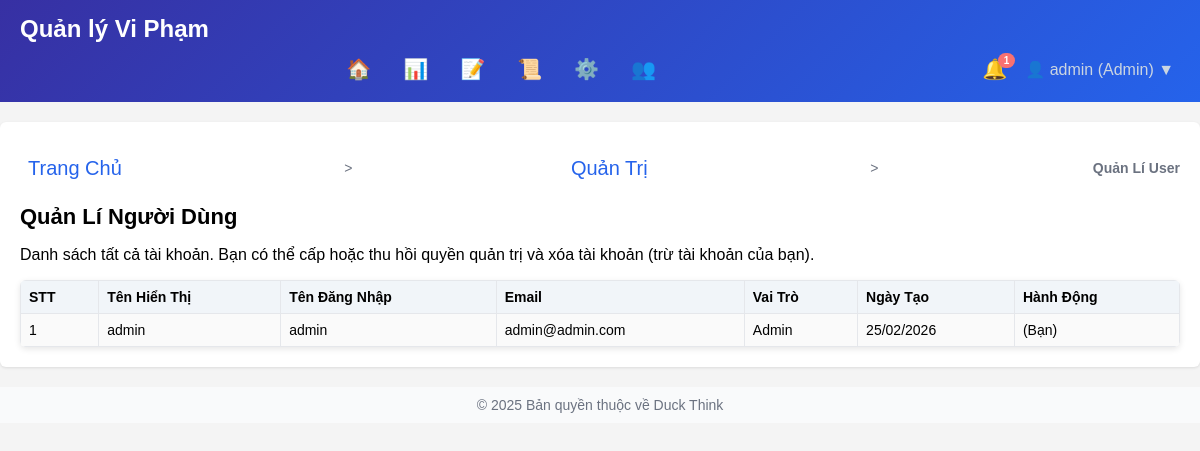
Page /admin/users (signed in) on the committed database.
### app.py (models this page shows, shortened)
class User(db.Model):
    __tablename__ = 'users'
    id = db.Column(db.Integer, primary_key=True)
    display_name = db.Column(db.String(128), nullable=False)
    username = db.Column(db.String(64), unique=True, nullable=False)
    email = db.Column(db.String(256), unique=True, nullable=False)
    password_hash = db.Column(db.String(256), nullable=False)
    is_admin = db.Column(db.Boolean, default=False)
    registered_at = db.Column(db.DateTime, default=datetime.utcnow)
    student_name = db.Column(db.String(128), nullable=True)
    avatar_path = db.Column(db.String(256), nullable=True)
    bio = db.Column(db.String(512), nullable=True)
    payments = db.relationship('Payment', backref='user', lazy=True)
    complaints = db.relationship('Complaint', backref='user', lazy=True)
    notifications = db.relationship('Notification', backref='user', lazy=True)
    is_super_admin = db.Column(db.Boolean, default=False)

### app.py (the view, shortened to what this page needs)
@app.route('/admin/users', methods=['GET', 'POST'])
@login_required
def admin_users() -> str:
    user = get_current_user()
    if not user.is_admin:
        flash('Truy cập bị từ chối. Chỉ quản trị viên mới có thể vào.', 'danger')
        return redirect(url_for('index'))
    users = User.query.order_by(User.registered_at.desc()).all()
    return render_template(
        'admin_users.html', user=user, users=users,
        breadcrumbs=[
            {'label': 'Trang Chủ', 'url': url_for('index')},
            {'label': 'Quản Trị', 'url': url_for('admin')},
            {'label': 'Quản Lí User', 'url': url_for('admin_users')}
        ]
    )

### app.py (called while the page is built)
def login_required(fn):
    from functools import wraps
    @wraps(fn)
    def wrapper(*args, **kwargs):
        if not session.get('user_id'):
            flash('Bạn phải đăng nhập để xem trang này.', 'warning')
            return redirect(url_for('login', next=request.path))
        return fn(*args, **kwargs)
    return wrapper

def get_current_user() -> Optional[User]:
    user_id = session.get('user_id')
    if user_id:
        return User.query.get(int(user_id))
    return None

### templates/admin_users.html (shortened to what this page needs)
{% extends 'base.html' %}
{% block content %}
<h2 style="margin-bottom: 10px; font-size: 22px; font-weight: 600;">Quản Lí Người Dùng</h2>
<p>Danh sách tất cả tài khoản. Bạn có thể cấp hoặc thu hồi quyền quản trị và xóa tài khoản (trừ tài khoản của bạn).</p>
<table class="user-table">
  <thead>
    <tr>
      <th>STT</th>
      <th>Tên Hiển Thị</th>
      <th>Tên Đăng Nhập</th>
      <th>Email</th>
      <th>Vai Trò</th>
      <th>Ngày Tạo</th>
      <th>Hành Động</th>
    </tr>
  </thead>
  <tbody>
    {% for u in users %}
    <tr>
      <td>{{ loop.index }}</td>
      <td>{{ u.display_name }}</td>
      <td>{{ u.username }}</td>
      <td>{{ u.email }}</td>
      <td>{{ 'Admin' if u.is_admin else 'Học Sinh' }}</td>
      <td>{{ u.registered_at.strftime('%d/%m/%Y') }}</td>
      <td class="actions">
        {% if u.id != user.id %}
        <form method="post" style="display:inline;">
          <input type="hidden" name="action" value="toggle_admin">
          <input type="hidden" name="user_id" value="{{ u.id }}">
          <button type="submit" class="btn-action">
            {% if u.is_admin %}Thu quyền Admin{% else %}Cấp quyền Admin{% endif %}
          </button>
        </form>
        <form method="post" style="display:inline;" onsubmit="return confirm('Bạn có chắc muốn xóa tài khoản này?');">
          <input type="hidden" name="action" value="delete">
          <input type="hidden" name="user_id" value="{{ u.id }}">
          <button type="submit" class="btn-action btn-delete">Xóa</button>
        </form>
        {% else %}
        (Bạn)
        {% endif %}
      </td>
    </tr>
    {% endfor %}
  </tbody>
</table>
{% endblock %}

### templates/base.html (shortened to what this page needs)
<!DOCTYPE html>
<html lang="vi">
<head>
</head>
<body>
    <header>
        <h1>Quản lý Vi Phạm</h1>
        <nav>
            <div class="nav-left">
                <a href="{{ url_for('index') }}" title="Trang Chủ">🏠</a>
                {% if user %}
                    <a href="{{ url_for('summary') }}" title="Bảng Tổng Hợp">📊</a>
                    {% if user.is_admin %}
                        <a href="{{ url_for('add_violation') }}" title="Ghi Vi Phạm">📝</a>
                    {% endif %}
                    <a href="{{ url_for('history') }}" title="Lịch Sử Nộp Tiền">📜</a>
                    {% if user.is_admin %}
                        <a href="{{ url_for('admin') }}" title="Quản Trị">⚙️</a>
                        <a href="{{ url_for('admin_users') }}" title="Quản Lí User">👥</a>
                    {% endif %}
                {% endif %}
            </div>
            <div class="nav-right">
                {% if user %}
                    <div class="nav-notification" onclick="toggleNotificationPanel(event)" title="Thông báo">
                        🔔
                        {% if nav_notifications and nav_notifications > 0 %}
                            <span class="badge">{{ nav_notifications }}</span>
                        {% endif %}
                    </div>
                    <div class="user-dropdown">
                        <button type="button" class="user-dropdown-toggle" onclick="toggleUserMenu()">
                            {{ user.display_name }} ({{ 'Admin' if user.is_admin else 'Học Sinh' }}) ▼
                        </button>
                    </div>
                {% else %}
                    <a href="{{ url_for('login') }}" title="Đăng Nhập">🔐</a>
                    <a href="{{ url_for('register') }}" title="Đăng Kí">➕</a>
                {% endif %}
            </div>
        </nav>
    </header>
    <div class="container">
        {% if breadcrumbs %}
        <nav aria-label="breadcrumb" style="margin-bottom:10px; font-size:14px; color:#6b7280;">
            {% for crumb in breadcrumbs %}
                {% if not loop.last %}
                    <a href="{{ crumb.url }}" style="color:#2563eb; text-decoration:none; margin-right:4px;">{{ crumb.label }}</a> &gt;
                {% else %}
                    <span style="font-weight:600; margin-left:4px;">{{ crumb.label }}</span>
                {% endif %}
            {% endfor %}
        </nav>
        {% endif %}
        {% block content %}{% endblock %}
    </div>
    <footer style="text-align:center; padding:10px 0; font-size:14px; color:#6b7280; background:#f9fafb; margin-top:20px;">
      © 2025 Bản quyền thuộc về Duck Think
    </footer>
</body>
</html>

### templates/base.html (style rules this page uses)
body { font-family: Arial, sans-serif; margin: 0; padding: 0; background: #f4f4f4; }
header { background: linear-gradient(135deg, #3730a3, #2563eb); color: #ffffff; padding: 15px 20px; }
header h1 { margin: 0; font-size: 24px; font-weight: 600; }
nav { margin-top: 8px; position: relative; display: flex; align-items: center; justify-content: space-between; flex-wrap: wrap; }
.nav-right { display: flex; align-items: center; gap: 12px; }
nav a { color: #cbd5e1; text-decoration: none; padding: 8px; border-radius: 4px; font-size: 20px; line-height: 1; }
.nav-notification { position: relative; display: inline-flex; align-items: center; justify-content: center; font-size: 20px; cursor: pointer; }
.nav-left { flex-grow: 1; display: flex; justify-content: center; align-items: center; gap: 16px; }
.nav-notification .badge { position: absolute; top: -4px; right: -8px; background: #f87171; color: #ffffff; border-radius: 9999px; padding: 2px 6px; font-size: 10px; font-weight: bold; }
.user-dropdown { position: relative; display: inline-block; }
.user-dropdown-toggle { display: flex; align-items: center; gap: 4px; cursor: pointer; color: #cbd5e1; background: transparent; border: none; font-size: 16px; }
.container { padding: 20px; max-width: 1200px; margin: 20px auto; background: #ffffff; box-shadow: 0 1px 3px rgba(0,0,0,0.1); border-radius: 6px; }
table { width: 100%; border-collapse: collapse; font-size: 14px; background: #ffffff; border-radius: 6px; overflow: hidden; }
th, td { padding: 10px; border-bottom: 1px solid #e5e7eb; text-align: left; }
th { background: #f1f5f9; font-weight: 600; }
tbody tr:nth-child(odd) { background-color: #fafafa; }

### templates/admin_users.html (style rules this page uses)
.user-table { width: 100%; border-collapse: collapse; background: #ffffff; box-shadow: 0 2px 6px rgba(0,0,0,0.1); }
.user-table th, .user-table td { border: 1px solid #e5e7eb; padding: 8px; text-align: left; }
.user-table th { background: #f1f5f9; font-weight: 600; }
.user-table tbody tr:nth-child(odd) { background-color: #fafafa; }

### rows in the picture
User: display_name "admin", is_admin "Admin", username "admin", email "admin@admin.com", registered_at "25/02/2026", shows "(Bạn)"

### other values in the picture
{{ nav_notifications }} "1"
{{ crumb.label }} "Trang Chủ" "Quản Trị"
{{ crumb.label }} "Quản Lí User"
